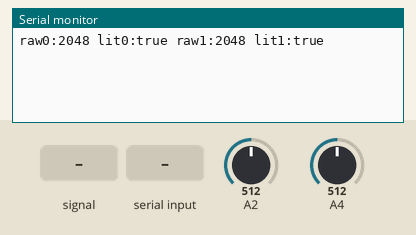
The sketch below on a simulated Arduino Zero (SAMD21). Shown: the last lines printed to the serial monitor. The inputs (shaded band) are chosen by the test bench; at power-on: A4 = 512, A2 = 512 (analog values on the 0–1023 scale).

Above: at 1.2 s.
1.3 s: A2 fed a 200 Hz sine of ±81 counts around its level
At 2.4 s:
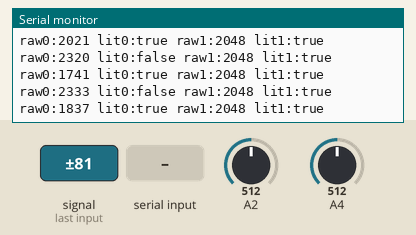
2.8 s: A4 set to 533
At 3.5 s:
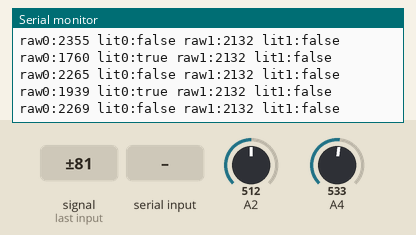
4.3 s: "t 2000\n" received over Serial
5.8 s: A4 fed a 200 Hz sine of ±81 counts around its level
At 6.9 s:
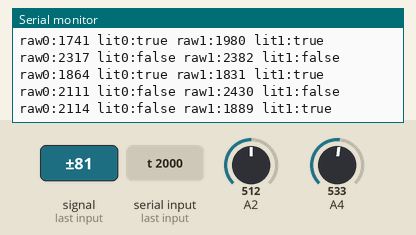
7.3 s: A2 set to 716
Timing chart, 0 to 7.3 s (numbered marks = the images above; inputs shaded):
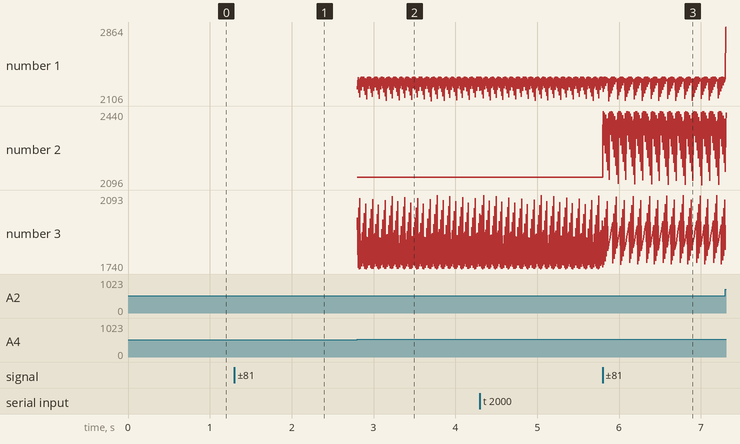

The sketch:

threshold-change.ino
```cpp
#include <Arduino.h>

// Two-sensor bench test, change-only version of threshold-test: reads light
// sensors as analog, decides lit/dark for each with one shared software
// threshold, and prints a line only when a sensor changes between lit and
// dark (plus once at startup). Serial only, no BLE.
//
// A sensor turns lit when its reading rises above THRESHOLD, and dark again
// only when it falls below THRESHOLD - GAP. The gap (hysteresis) stops
// flicker near the edge.
//
// Open the Serial Monitor (115200 baud). Each line shows every sensor's raw
// reading (0..4095, high = dark) and whether it counts as lit. Note the
// threshold and gap are on the flipped "light" scale (4095 - raw), so lit
// means raw < 4095 - THRESHOLD. Tune live by sending, e.g.:
//   threshold 2000
//   gap 300
// (or just "t 2000" / "g 300"). Once you have good values, put them in
// THRESHOLD and GAP below.

// GPIO2 (D0/A0) is sensor 0 and GPIO4 (D2/A2) is sensor 1. Sensor 2 is on
// GPIO6, which has no ADC, so it's left out.
const int SENSOR_PINS[] = {2, 4};
const int NUM_SENSORS = 2;

// These sensors read high (4095) when covered and drop with light, so flip
// the reading: "light" below is 0 when dark and rises toward 4095 with light.
const bool INVERTED = true;

// On the "light" scale, so higher = more light (0..4095)
int THRESHOLD = 2000;
int GAP = 10;

const int SAMPLES = 8;                 // averaged per reading, to steady the value

bool lit[NUM_SENSORS] = {false, false};
bool reported = false;                 // false until the startup state is printed

int readSensor(int pin) {
  long sum = 0;
  for (int i = 0; i < SAMPLES; i++) {
    sum += analogRead(pin);
  }
  return sum / SAMPLES;
}

// Accepts "threshold <n>" / "t <n>" and "gap <n>" / "g <n>"
void handleSerial() {
  if (!Serial.available()) return;
  String line = Serial.readStringUntil('\n');
  line.trim();
  int space = line.indexOf(' ');
  if (space < 0) return;
  String cmd = line.substring(0, space);
  int value = line.substring(space + 1).toInt();
  if (value < 0 || value > 4095) return;
  if (cmd == "threshold" || cmd == "t") THRESHOLD = value;
  else if (cmd == "gap" || cmd == "g") GAP = value;
  else return;
  Serial.print("threshold:"); Serial.print(THRESHOLD);
  Serial.print(" gap:"); Serial.println(GAP);
}

void setup() {
  Serial.begin(115200);
  Serial.setTimeout(20);
  analogReadResolution(12);
  for (int i = 0; i < NUM_SENSORS; i++) {
    pinMode(SENSOR_PINS[i], INPUT);
  }
}

void loop() {
  handleSerial();

  bool changed = !reported;
  int raw[NUM_SENSORS];
  for (int i = 0; i < NUM_SENSORS; i++) {
    raw[i] = readSensor(SENSOR_PINS[i]);
    int light = INVERTED ? 4095 - raw[i] : raw[i];
    if (!lit[i] && light > THRESHOLD) {
      lit[i] = true;
      changed = true;
    } else if (lit[i] && light < THRESHOLD - GAP) {
      lit[i] = false;
      changed = true;
    }
  }

  if (changed) {
    reported = true;
    // e.g. "raw0:3950 lit0:false raw1:1200 lit1:true"
    for (int i = 0; i < NUM_SENSORS; i++) {
      Serial.print("raw"); Serial.print(i); Serial.print(":"); Serial.print(raw[i]);
      Serial.print(" lit"); Serial.print(i); Serial.print(":"); Serial.print(lit[i] ? "true" : "false");
      Serial.print(i < NUM_SENSORS - 1 ? " " : "\n");
    }
  }
}
```

Measured:
- the behaviour switches between 526 and 527 on A4 (found by bisection; images 1 and 2)
- after the input at 1.3 s, the serial monitor: prints a new line at once (image 1)
